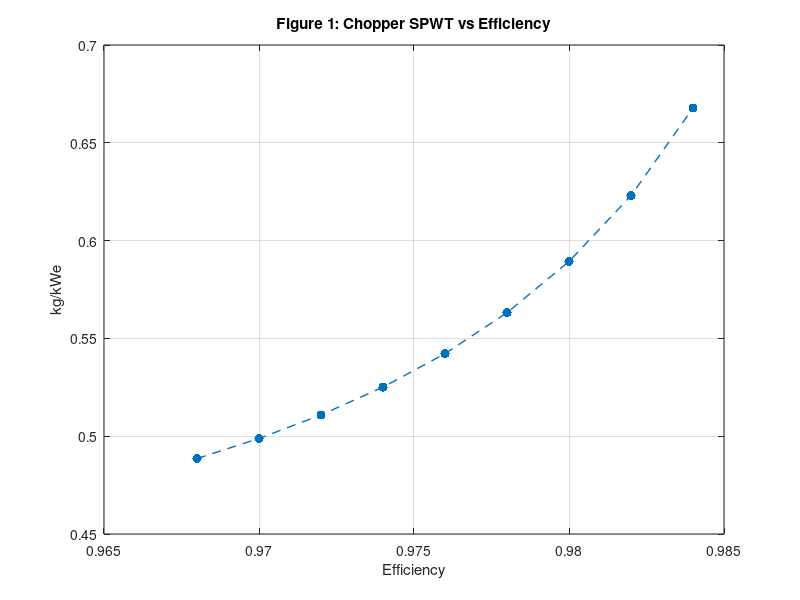
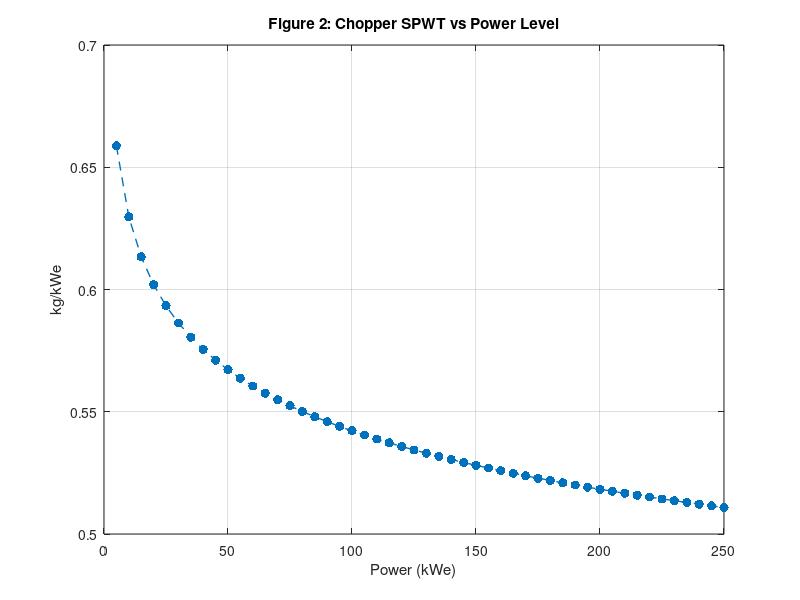
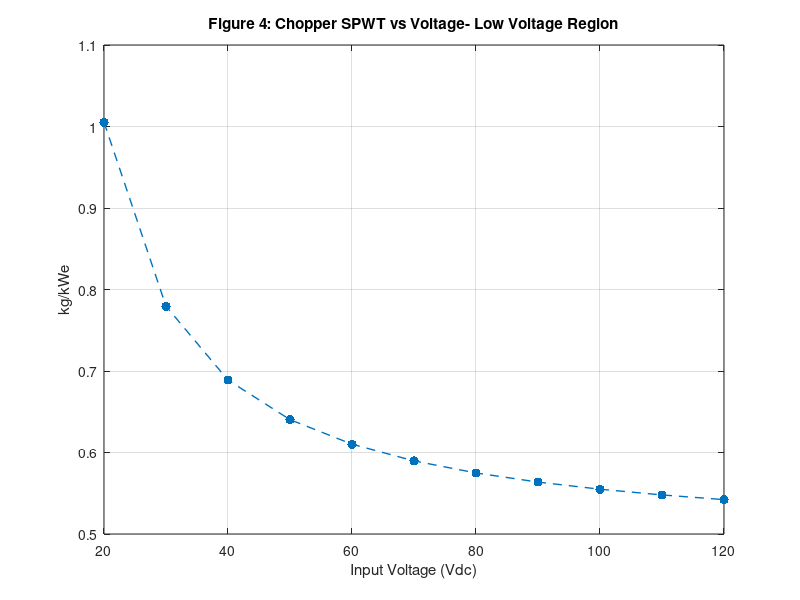
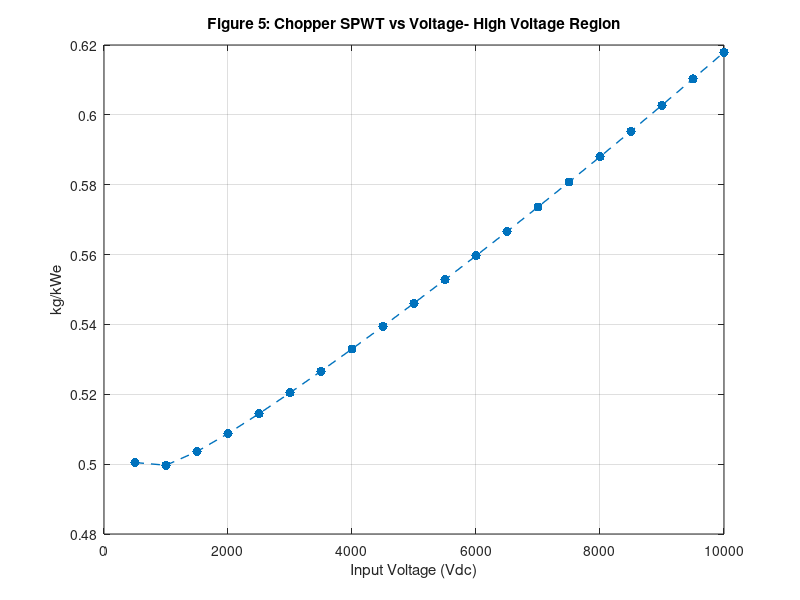

The MATLAB source for these figures, in order:
% creating and assigning variables

%Hello World
%% CHOPPER STAGE MODEL
% CSM_1; % single-phase chopper stage mass
% CSM_3; % three-phase chopper stage mass
CSE = .976; % chopper stage efficiency
CSE_range = [.968: .002: .984];
CSAM = 1; % Chopper Stage Available Modules
CSRM = 1; % Chopper Stage Required Modules
CSVi = 120; % Chopper Stage Voltage Input (Vdc)
CSF = 40; % Chopper Stage Frequency (kHz)
CSF_range = [10: 5: 70];
CSPo_range = [0: 5: 250];
LCSVi_range = [20: 10: 120];
HCSVi_range = [500:500:10000];

CSPo = 100; % Chopper Stage Power Output (kWe) 

CSM_mass_coefficient = 0.645; % mass coefficient

CSM_efficiency_factor = exp(0.01./(1-CSE))/1.5169;

CSM_redundancy_factor = CSAM/CSRM;

CSM_power_level_multiplier = CSPo;

CSM_power_level_factor = (CSPo/CSRM)^(-0.065);

CSM_voltage_level_factors = (CSVi/(CSVi-2))^7 * exp(CSVi/40000);

CSM_frequency_factors = (20/CSF)^0.45 * exp(CSPo^0.1 * CSF/200);


% CSM_1 = 0.645 * exp(0.01/(1-CSE))/1.5169 * CSPo * (CSPo/CSRM)^(-0.065) ...
% * (CSVi/(CSVi-2))^7 * exp(CSVi/40000) * (20/CSF)^0.45 ...
% * exp(CSPo^0.1 * CSF/200); % for reference

% for specific plots
CSM_efficiency_factor_range = exp(0.01./(1-CSE_range))./1.5169;
CSM_frequency_factors_range = (20./CSF_range).^0.45 .* exp(CSPo^0.1 .* CSF_range./200); % is this right
CSM_power_level_factor_range = (CSPo_range./CSRM).^(-0.065);
CSM_power_level_multiplier_range = CSPo_range;
CSM_power_frequency_range = (20./CSF).^0.45 * exp(CSPo_range.^0.1 .* CSF./200);
CSM_LV_level_factors_range = (LCSVi_range./(LCSVi_range-2)).^7 .* exp(LCSVi_range./40000);
CSM_HV_level_factors_range = (HCSVi_range./(HCSVi_range-2)).^7 .* exp(HCSVi_range./40000);

% p, v, fsw, n
CSM_1_efficiency = CSM_mass_coefficient .* CSM_efficiency_factor_range .* CSM_power_level_multiplier ...
    .* CSM_power_level_factor .* CSM_voltage_level_factors .* CSM_frequency_factors...
    .* CSM_redundancy_factor;

CSM_1_power = CSM_mass_coefficient .* CSM_efficiency_factor .* CSM_power_level_multiplier_range ...
    .* CSM_power_level_factor_range .* CSM_voltage_level_factors .* CSM_frequency_factors ...
    .* CSM_redundancy_factor;

CSM_1_frequency = CSM_mass_coefficient .* CSM_efficiency_factor .* CSM_power_level_multiplier ...
    .* CSM_power_level_factor .* CSM_voltage_level_factors .* CSM_frequency_factors_range...
    .* CSM_redundancy_factor;

CSM_1_LV = CSM_mass_coefficient .* CSM_efficiency_factor .* CSM_power_level_multiplier ...
    .* CSM_power_level_factor .* CSM_LV_level_factors_range .* CSM_frequency_factors...
    .* CSM_redundancy_factor;

CSM_1_HV = CSM_mass_coefficient .* CSM_efficiency_factor .* CSM_power_level_multiplier ...
    .* CSM_power_level_factor .* CSM_HV_level_factors_range .* CSM_frequency_factors...
    .* CSM_redundancy_factor;

fig1 = figure(1); clf;

plot(CSE_range, CSM_1_efficiency./CSPo, '.--', 'MarkerSize', 20, 'LineWidth', 1) %works!
title('Figure 1: Chopper SPWT vs Efficiency');
xlabel('Efficiency');
ylabel('kg/kWe');
grid on; hold on;

figure(2)

plot(CSPo_range, CSM_1_power./CSPo_range, '.--', 'MarkerSize', 20, 'LineWidth', 1) % works!
title('Figure 2: Chopper SPWT vs Power Level');
xlabel('Power (kWe)');
ylabel('kg/kWe');
grid on; hold on;

figure(4)

plot(LCSVi_range, CSM_1_LV./CSPo, '.--', 'MarkerSize', 20, 'LineWidth', 1) % sorta in the range
title('Figure 4: Chopper SPWT vs Voltage- Low Voltage Region'); % should I stick to the figure numbers in the article?
xlabel('Input Voltage (Vdc)');
ylabel('kg/kWe');
grid on; hold on;

figure(5)

plot(HCSVi_range, CSM_1_HV./CSPo, '.--', 'MarkerSize', 20, 'LineWidth', 1) % works!
title('Figure 5: Chopper SPWT vs Voltage- High Voltage Region');
xlabel('Input Voltage (Vdc)');
ylabel('kg/kWe');
grid on; hold on;

figure(6)
plot(CSF_range, CSM_1_frequency./CSPo, '.--', 'MarkerSize', 20, 'LineWidth', 1) %works!
title('Figure 6: Chopper SPWT vs Frequency');
xlabel('Frequency (kHz)');
ylabel('kg/kWe');
grid on; hold on;


% legend('$10kWe$', 'interpreter', 'latex')
% fig1.CurrentAxes.FontWeight = 'bold'
% fig1.CurrentAxes.FontSize = 14
% fig1.CurrentAxes.GridAlpha = 0.5

%% INVERTER TRANSFORMER STAGE MODEL
% ITSM_1; % Single-Phase Inverter Transformer Stage Mass
% ITSM_3; % 3-Phase Inverter Transformer Stage Mass
ITSE = .992; % Inverter Transformer Stage Efficiency
ITSAM = 1; % Inverter Transformer Stage Available Modules
ITSRM = 1; % Inverter Transformer Stage Required Modules
ITSPo = 100; % Inverter Transformer Stage Power Output (kWe)
ITSVi = 120; % Inverter Transformer Stage Voltage Input (Vrms)
ITSVo = 120; % Inverter Transformer Stage Voltage Output (Vrms)
ITSF = 20; % Inverter Transformer Stage Frequency (kHz)

% ranges for plots
ITSE_range = [.986: .001: .996];
ITSPo_range = [10:10:250];
ITSV_range = [0:1000:10000];
ITSF_range = [5:10:95]; % wide or narrow range?

%FIX
ITSM_mass_coefficient = 1.27;
ITSM_efficiency_factor = (exp(0.0048/(1-ITSE)))/1.8221;
ITSM_redundancy_factor = ITSAM/ITSRM;
ITSM_power_level_multiplier = ITSPo;
ITSM_power_level_factor = (ITSPo/ITSRM)^(-0.08);
ITSM_voltage_level_factors = exp(ITSVi/200000)*exp(ITSVo/200000);
ITSM_frequency_level_factors = (ITSF)^(-0.47) + (ITSF/300)^1.4 - ...
    (200/ITSPo)^0.03 * ((max(0, ITSF-30))/300)^1.7;


% ITSM_1 = 1.27*((exp(0.0048/(1-ITSE)))/1.8221) * (ITSAM/ITSRM) * ITSPo ...
%     * (ITSPo/ITSRM)^(-0.08)*exp(ITSVi/200000)*exp(ITSVo/200000)...
%     * (ITSF)^(-0.47) + (ITSF/300)^1.4 - (200/ITSPo)^0.03 ...
%     * ((max(0, ITSF-30)/300)^1.7); % for reference

ITSM_1 = ITSM_mass_coefficient * ITSM_efficiency_factor...
    * ITSM_redundancy_factor * ITSM_power_level_multiplier ...
    * ITSM_power_level_factor * ITSM_voltage_level_factors ...
    * ITSM_frequency_level_factors;

ITSM_efficiency_factor_range = (exp(0.0048./(1-ITSE_range)))./1.8221;
ITSM_power_level_factor_range = (ITSPo_range./ITSRM).^(-0.08);
ITSM_voltage_level_factors_range = exp(ITSV_range./200000).*exp(ITSV_range./200000);
ITSM_power_level_multiplier_range = ITSPo_range;
ITSM_frequency_level_factors_range = (ITSF_range).^(-0.47) + (ITSF_range./300).^1.4 - ...
    (200/ITSPo).^0.03 * ((max(0, ITSF_range-30))./300).^1.7;

ITSM_1_efficiency = ITSM_mass_coefficient .* ITSM_efficiency_factor_range...
    .* ITSM_redundancy_factor .* ITSM_power_level_multiplier ...
    .* ITSM_power_level_factor .* ITSM_voltage_level_factors ...
    .* ITSM_frequency_level_factors;
ITSM_1_power = ITSM_mass_coefficient .* ITSM_efficiency_factor...
    .* ITSM_redundancy_factor .* ITSM_power_level_multiplier_range ...
    .* ITSM_power_level_factor_range .* ITSM_voltage_level_factors ...
    .* ITSM_frequency_level_factors;
ITSM_1_voltage = ITSM_mass_coefficient .* ITSM_efficiency_factor...
    .* ITSM_redundancy_factor .* ITSM_power_level_multiplier ...
    .* ITSM_power_level_factor .* ITSM_voltage_level_factors_range ...
    .* ITSM_frequency_level_factors;
ITSM_1_frequency = ITSM_mass_coefficient .* ITSM_efficiency_factor...
    .* ITSM_redundancy_factor .* ITSM_power_level_multiplier ...
    .* ITSM_power_level_factor .* ITSM_voltage_level_factors ...
    .* ITSM_frequency_level_factors_range;


figure(8)

plot(ITSE_range, ITSM_1_efficiency./ITSPo, '.--', 'MarkerSize', 20, 'LineWidth', 1) %works!
title('Figure 8: Inverter Transformer SPWT vs Efficiency');
xlabel('Efficiency');
ylabel('kg/kWe');
grid on; hold on;

figure(10)

plot(ITSPo_range, ITSM_1_power./ITSPo_range, '.--', 'MarkerSize', 20, 'LineWidth', 1) % works!
title('Figure 10: Inverter Transformer SPWT vs Power');
xlabel('Output Power (kWe)');
ylabel('kg/kWe');
grid on; hold on;

figure(12)

plot(ITSV_range, ITSM_1_voltage./ITSPo, '.--', 'MarkerSize', 20, 'LineWidth', 1) % works!
title('Figure 12: Inverter Transformer SPWT vs Voltage');
xlabel('Input or Output Voltage Level (Vrms)');
ylabel('kg/kWe');
grid on; hold on;

figure(14)

plot(ITSF_range, ITSM_1_frequency./ITSPo, '.--', 'MarkerSize', 20, 'LineWidth', 1) %works!
title('Figure 14: Inverter Transformer SPWT vs Frequency');
xlabel('Frequency (kHz)');
ylabel('kg/kWe');
grid on; hold on;

%% RECTIFIER STAGE MODEL

RSE = 0.987; % Rectifier Stage Efficiency
RSAM = 1; % Rectifier Stage Available Modules
RSRM = 1; % Rectifier Stage Required Modules
RSPo = 100; % Rectifier Stage Power Output (kWe)
RSVi = 120; % Rectifier Stage Voltage Input (Vrms)

RSPo_range = [10:10:250];
RSE_range = [0.983:0.001:0.991];
RSVi_range = [20:10:120];


RSM_mass_coefficient = 0.1175;
RSM_efficiency_factor = ((exp(0.005/(1-RSE)))/1.469);
RSM_redundancy_factor = RSAM/RSRM;
RSM_power_level_multiplier = RSPo;
RSM_voltage_level_factors = (RSVi/(RSVi-2))^6;


RSM_efficiency_factor_range = exp(0.005./(1-RSE_range))./1.469;
RSM_voltage_level_factors_range = (RSVi_range./(RSVi_range-2)).^6;
RSM_power_level_multiplier_range = RSPo_range;

RSM_1 = RSM_mass_coefficient * RSM_efficiency_factor * RSM_redundancy_factor...
    * RSM_power_level_multiplier * RSM_voltage_level_factors;

RSM_1_efficiency = RSM_mass_coefficient .* RSM_efficiency_factor_range .* RSM_redundancy_factor...
    .* RSM_power_level_multiplier .* RSM_voltage_level_factors;

RSM_1_power = RSM_mass_coefficient .* RSM_efficiency_factor .* RSM_redundancy_factor...
    .* RSM_power_level_multiplier_range .* RSM_voltage_level_factors;

RSM_1_voltage = RSM_mass_coefficient .* RSM_efficiency_factor .* RSM_redundancy_factor...
    .* RSM_power_level_multiplier .* RSM_voltage_level_factors_range; % slightly off at the smaller voltages

figure(15)

plot(RSPo_range, RSM_1_power./RSPo_range, '.--', 'MarkerSize', 20, 'LineWidth', 1) % works!
title('Figure 15: Rectifier SPWT');
xlabel('Power (kWe)');
ylabel('kg/kWe');
ylim([0 0.5]);
grid on; hold on;

figure(16)

plot(RSE_range, RSM_1_efficiency./RSPo, '.--', 'MarkerSize', 20, 'LineWidth', 1) %works!
title('Figure 16: Rectifier SPWT vs Efficiency');
xlabel('Efficiency');
ylabel('kg/kWe');
grid on; hold on;

figure(17)

plot(RSVi_range, RSM_1_voltage./RSPo, '.--', 'MarkerSize', 20, 'LineWidth', 1) % works!
title('Figure 17: Rectifier SPWT vs Low Voltages');
xlabel('Input Voltage (Vrms)');
ylabel('kg/kWe');
grid on; hold on;


% started 3d plot things!
% figure(31)
% plot3(RSVi_range, RSM_1_voltage./RSPo, RSM_1_voltage./RSE, '.--', 'MarkerSize', 20, 'LineWidth', 1);
% title('Figure 31: Rectifier SPWT vs Efficiency vs Low Voltages');
% xlabel('Input Voltage (Vrms)');
% ylabel('kg/kWe');
% zlabel('Efficiency');
% grid on; hold on;

%% DC FILTER STAGE MODEL

FSRF = 0.004; % Dc Filter Stage Ripple Factor (0.1 to 5%)
FSE = 0.998;% Dc Filter Stage Efficiency (99.8%)
FSAM = 1; % Dc Filter Stage Available Modules
FSRM = 1; % Dc Filter Stage Required Modules
FSPo = 100; % Dc Filter Stage Power Output (kWe)
FSVo = 120; % Dc Filter Stage Voltage Output (Vdc)
FSF = 40; % Dc Filter Stage Frequency (kHz)

FSRF_range = [0.001:0.001:0.020];
FSE_range = [0.997: 0.0002:0.999];
FSPo_range = [10:10:200];
FSLVo_range = [20:10:120];
FSHVo_range = [100:500:10000];
FSF_range = [5:5:100];


FSM_mass_coefficient = 22.05;
FSM_ripple_factor = (1/(FSRF/0.01)^0.5);
FSM_efficiency_factor = ((1-0.998)/(1-FSE));
FSM_redundancy_factor = (FSAM/FSRM);
FSM_power_level_multiplier = FSPo;
FSM_voltage_level_factors = (FSVo^(-0.9) + 0.000015);
FSM_frequency_factor = 40/FSF;

FSM_ripple_factor_range = (1./(FSRF_range./0.01).^0.5);
FSM_efficiency_factor_range = ((1-0.998)./(1-FSE_range));
FSM_power_level_multiplier_range = FSPo_range;
FSM_frequency_factor_range = 40./FSF_range;
FSM_HV_level_factors_range = FSHVo_range.^(-0.9) + 0.000015;
FSM_LV_level_factors_range = FSLVo_range.^(-0.9) + 0.000015;

FSM_1 = FSM_mass_coefficient * FSM_ripple_factor * FSM_efficiency_factor...
    * FSM_redundancy_factor * FSM_power_level_multiplier * FSM_voltage_level_factors...
    * FSM_frequency_factor;

FSM_1_ripple = FSM_mass_coefficient .* FSM_ripple_factor_range .* FSM_efficiency_factor...
    .* FSM_redundancy_factor .* FSM_power_level_multiplier .* FSM_voltage_level_factors...
    .* FSM_frequency_factor;

FSM_1_efficiency = FSM_mass_coefficient .* FSM_ripple_factor .* FSM_efficiency_factor_range...
    .* FSM_redundancy_factor .* FSM_power_level_multiplier .* FSM_voltage_level_factors...
    .* FSM_frequency_factor;

FSM_1_HV = FSM_mass_coefficient .* FSM_ripple_factor .* FSM_efficiency_factor...
    .* FSM_redundancy_factor .* FSM_power_level_multiplier .* FSM_HV_level_factors_range...
    .* FSM_frequency_factor;

FSM_1_LV = FSM_mass_coefficient .* FSM_ripple_factor .* FSM_efficiency_factor...
    .* FSM_redundancy_factor .* FSM_power_level_multiplier .* FSM_LV_level_factors_range...
    .* FSM_frequency_factor;

FSM_1_power = FSM_mass_coefficient .* FSM_ripple_factor .* FSM_efficiency_factor...
    .* FSM_redundancy_factor .* FSM_power_level_multiplier_range .* FSM_voltage_level_factors...
    .* FSM_frequency_factor;

FSM_1_frequency = FSM_mass_coefficient .* FSM_ripple_factor .* FSM_efficiency_factor...
    .* FSM_redundancy_factor .* FSM_power_level_multiplier .* FSM_voltage_level_factors...
    .* FSM_frequency_factor_range;

figure(18)

plot(FSRF_range, FSM_1_ripple./FSPo, '.--', 'MarkerSize', 20, 'LineWidth', 1) % works!
title('Figure 18: DC Filter SPWT vs Ripple Factor');
xlabel('Required Ripple Factor');
ylabel('kg/kWe');
grid on; hold on;

figure(19)

plot(FSE_range, FSM_1_efficiency./FSPo, '.--', 'MarkerSize', 20, 'LineWidth', 1) %works!
title('Figure 19: DC Filter SPWT vs Efficiency');
xlabel('Efficiency');
ylabel('kg/kWe');
grid on; hold on;

figure(20)

plot(FSPo_range, FSM_1_power./FSPo_range, '.--', 'MarkerSize', 20, 'LineWidth', 1) % works!
title('Figure 20: DC Filter SPWT vs Power');
xlabel('Power (kWe)');
ylabel('kg/kWe');
ylim([0 1])
grid on; hold on;

figure(21)

plot(FSLVo_range, FSM_1_LV./FSPo, '.--', 'MarkerSize', 20, 'LineWidth', 1) % works!
title('Figure 21: DC Filter SPWT vs Voltage - Low Voltage Region');
xlabel('Output Voltage (Vdc)');
ylabel('kg/kWe');
grid on; hold on;

figure(22)

plot(FSHVo_range, FSM_1_HV./FSPo, '.--', 'MarkerSize', 20, 'LineWidth', 1) % works!
title('Figure 22: DC Filter SPWT vs Voltage - High Voltage Region');
xlabel('Output Voltage (Vdc)');
ylabel('kg/kWe');
grid on; hold on;

figure(23)

plot(FSF_range, FSM_1_frequency./FSPo, '.--', 'MarkerSize', 20, 'LineWidth', 1) %works!
title('Figure 23: DC Filter SPWT vs Frequency');
xlabel('Frequency(kHz)');
ylabel('kg/kWe');
grid on; hold on;


%% DC RBI STAGE MODEL
DRBE = 0.9985; % DC RBI Efficiency
DRBAM = 1; % Dc RBI Available Modules
DRBRM = 1; % Dc RBI Required Modules
DRBPo = 100; % Dc RBI Power Output (kWe)
DRBVo = 120; % Dc RBI Voltage Output (Vdc)

DRBE_range = [0.9980:0.0001: 0.9990];
DRBPo_range = [5:10:250];
DRBVo_range = [0:1000:10000];

DRBM_mass_coefficient = 0.12;
DRBM_efficiency_factor = ((exp(0.0008/(1-DRBE)))/1.7);
DRBM_redundancy_factor = DRBAM/DRBRM;
DRBM_power_level_multiplier = DRBPo;
DRBM_power_level_factor = (DRBPo/DRBRM)^(-0.15);
DRBM_voltage_level_factor = (DRBVo/200)^0.13;

DRBM_efficiency_factor_range = (exp(0.0008./(1-DRBE_range)))./1.7;
DRBM_power_level_factor_range = (DRBPo_range./DRBRM).^(-0.15);
DRBM_power_level_multiplier_range = DRBPo_range;
DRBM_voltage_level_factor_range = (DRBVo_range./200).^0.13;


DRBM = DRBM_mass_coefficient * DRBM_efficiency_factor * DRBM_redundancy_factor...
    * DRBM_power_level_multiplier * DRBM_power_level_factor ...
    * DRBM_voltage_level_factor;

DRBM_efficiency = DRBM_mass_coefficient .* DRBM_efficiency_factor_range .* DRBM_redundancy_factor...
    .* DRBM_power_level_multiplier .* DRBM_power_level_factor ...
    .* DRBM_voltage_level_factor;

DRBM_power = DRBM_mass_coefficient .* DRBM_efficiency_factor .* DRBM_redundancy_factor...
    .* DRBM_power_level_multiplier_range .* DRBM_power_level_factor_range ...
    .* DRBM_voltage_level_factor;

DRBM_voltage = DRBM_mass_coefficient .* DRBM_efficiency_factor .* DRBM_redundancy_factor...
    .* DRBM_power_level_multiplier .* DRBM_power_level_factor ...
    .* DRBM_voltage_level_factor_range;

% plotting

figure(28)

plot(DRBE_range, DRBM_efficiency./DRBPo, '.--', 'MarkerSize', 20, 'LineWidth', 1) %works!
title('Figure 28: DC RBI SPWT vs Efficiency');
xlabel('Efficiency');
ylabel('kg/kWe');
grid on; hold on;

figure(29)

plot(DRBPo_range, DRBM_power./DRBPo_range, '.--', 'MarkerSize', 20, 'LineWidth', 1) % works!
title('Figure 29: DC RBI SPWT vs Power');
xlabel('Power (kWe)');
ylabel('kg/kWe');
grid on; hold on;

figure(30)

plot(DRBVo_range, DRBM_voltage./DRBPo, '.--', 'MarkerSize', 20, 'LineWidth', 1) % works!
title('Figure 30: DC RBI SPWT vs Voltage');
xlabel('Output Voltage (Vdc)');
ylabel('kg/kWe');
grid on; hold on;


%% CONDUCTOR AND CONNECTOR EQUATIONS

CCCE = 0.9998; %Component Efficiency- made up
CCAM = 1; % Available Modules
CCRM = 1; % Required Modules
CCPo = 100; % Power Output (kWe)
CCVi = 120; % Voltage Input (VrmsLL or Vdc)
CCVo = 120; % Voltage Output (VrmsLL or Vdc)
CCEL = 5; % Packaged Electronics Length (meters)
CCEW = 5; % Packaged Electronics Width (meters)
CCEH = 5; % Packaged Electronics Height (meters)
% 
% CC_redundancy_factor = CCAM/CCRM;
% CC_power_conductor_equation_segment = 29.3*(0.5*(CCEL + CCEW) + CCEH) * ...
%     ((CCPo/CCCE/CCVi) + (CCPo/CCVo));
% CC_control_monitoring_cable_harness_equation_segment = 5.22*(0.5*(CCEL + CCEW) + CCEH);
% CC_power_control_monitoring_connector_equation_segments = 0.238*(CCPo/CCRM)^0.1 + ...
%     0.2667*(CCPo/CCRM)^0.5; % this will not work since we are adding
%     things


CCM = (CCAM/CCRM) * 29.3 * (0.5*(CCEL + CCEW) + CCEH)*((CCPo/CCCE/CCVi) + ...
    (CCPo/CCVo)) + CCAM *(5.22*(0.5*(CCEL + CCEW) + CCEH) + 0.238*(CCPo/CCRM)^0.1 + ...
    0.2667*(CCPo/CCRM)^0.5);

%% BASEPLATE/HEAT EXCHANGER/OTHER STUFF
enclosureType = 'FH';
enclosureMaterial = 'Al';
radiatorMaterial = 'Al';
harnessMaterial = 'Cu';
radiatorType = 2;
maxRadiatorSinkTemp = 294;
maxBaseplateTemp = 63;
if(strcmp(enclosureType, 'FH'))
    maxRadiatorBaseplateDelta = 11;
else
    maxRadiatorBaseplateDelta = 4;
end
